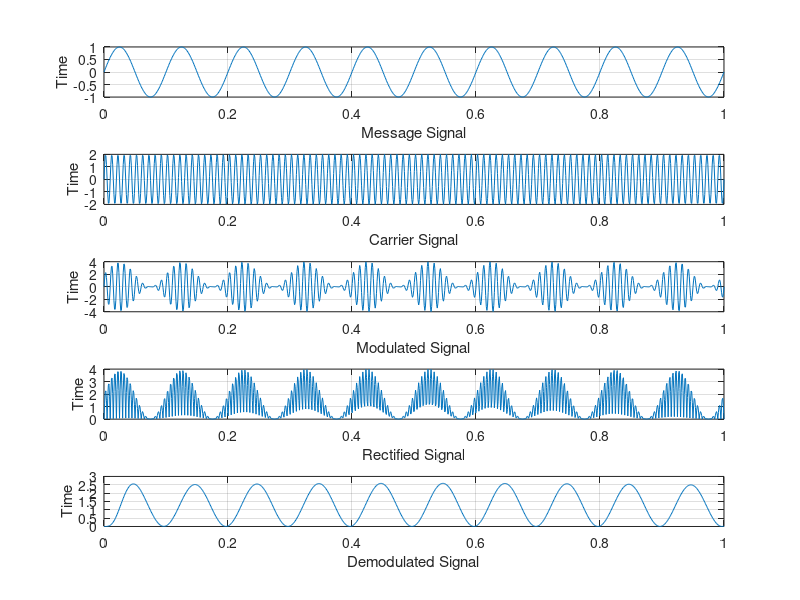

The MATLAB script that drew this image:
clc;
clear all;

fs = 1000;
t = linspace(0,1,1000);

% message signal
Am = 1;
fm = 10;
message_signal = Am * sin(2*pi*fm .* t);

% carrier signal
Ac = 2;
fc = 100;
carrier_signal = Ac * sin(2*pi*fc .* t);

% modulated signal
modulated_signal = (1+message_signal) .* carrier_signal;

% rectification
rectified_signal = abs(modulated_signal);

%lowpass filter param
cutoff_freq = 20;
% demod
order = 4;
nyquist_freq = fs/2;
normalized_cutoff_freq = cutoff_freq/nyquist_freq;
[b,a] = butter(order, normalized_cutoff_freq, 'low');

filtered_signal = filter(b,a, rectified_signal);


subplot(5,1,1)
plot(t,message_signal)
xlabel('Message Signal');
ylabel('Time');
grid on
subplot(5,1,2)
plot(t,carrier_signal)
xlabel('Carrier Signal');
ylabel('Time');
grid on
subplot(5,1,3)
plot(t,modulated_signal)
xlabel('Modulated Signal');
ylabel('Time');
grid on
subplot(5,1,4)
plot(t,rectified_signal)
xlabel('Rectified Signal');
ylabel('Time');
grid on
subplot(5,1,5)
plot(t,filtered_signal)
xlabel('Demodulated Signal');
ylabel('Time');
grid on
